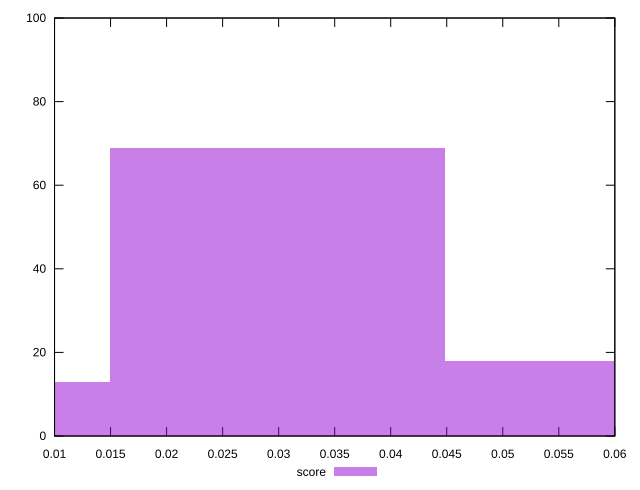

This chart was generated by the following gnuplot code:
reset

$score <<EOF
0 13
0.02991507501168206 69
0.05983015002336412 18
EOF

set key outside below
set boxwidth 0.02991507501168206
set xrange [0.01:0.06]
set yrange [0:100]
set trange [0:100]
set style fill transparent solid 0.5 noborder
set terminal svg size 640, 490 enhanced background rgb 'white'
set output "report_00014_2021-02-09T15:56:05.503Z/largest-contentful-paint/samples/pages+cached+noadtech+nomedia/score/histogram.svg"

plot $score title "score" with boxes

reset
